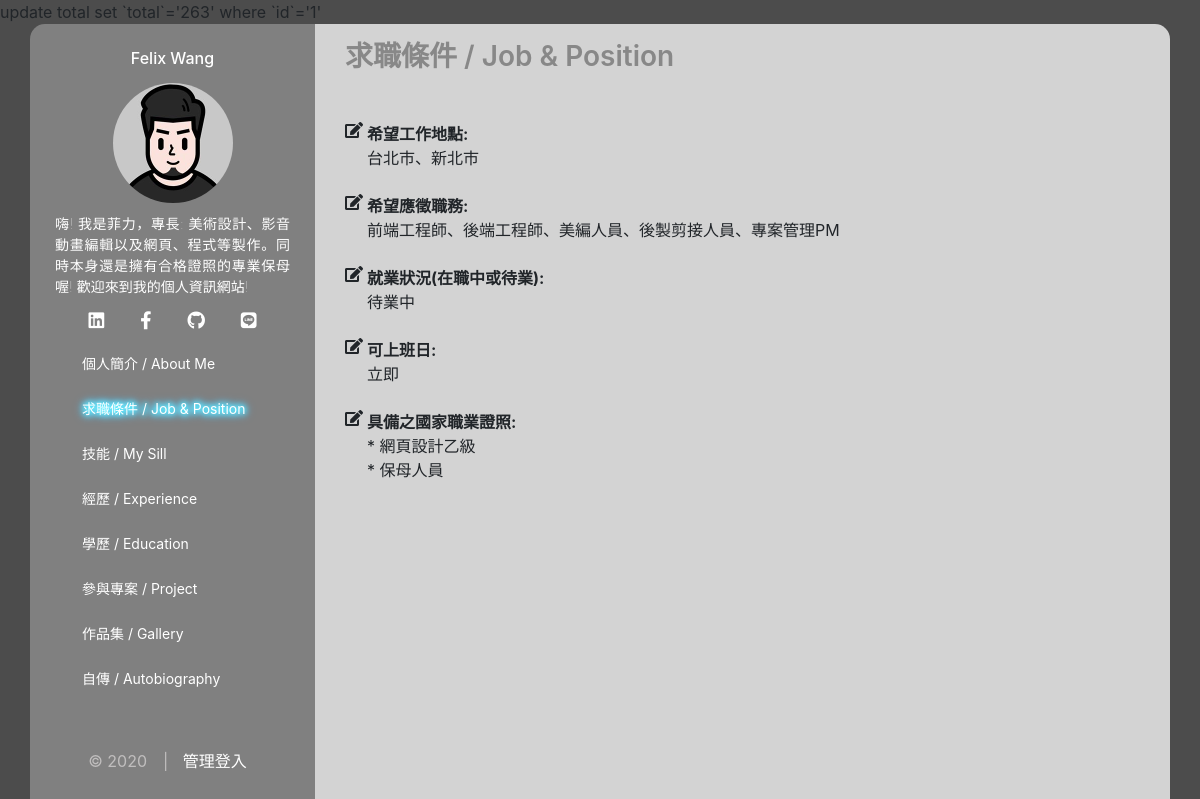
Page /index.php?do=cond on the committed database.
### tables this page shows
CREATE TABLE `title` (
  `id` int(5) UNSIGNED NOT NULL,
  `file` text NOT NULL,
  `title` text NOT NULL,
  `text` text NOT NULL,
  `sh` int(1) NOT NULL DEFAULT 0
);

CREATE TABLE `menu` (
  `id` int(5) UNSIGNED NOT NULL,
  `href` text NOT NULL,
  `text` text NOT NULL,
  `parent` int(5) NOT NULL,
  `sh` int(1) NOT NULL DEFAULT 1
);

CREATE TABLE `cond` (
  `id` int(5) UNSIGNED NOT NULL,
  `file` text NOT NULL,
  `text` text NOT NULL,
  `sh` int(1) NOT NULL DEFAULT 1
);

### base.php (called while the page is built, shortened)
<?php
$dsn="mysql:host=localhost;charset=utf8;dbname=resume";
$pdo=new PDO($dsn,"root","");
function all($table,...$arg){
  global $pdo;
  $sql="select * from $table";
    if(!empty($arg[0])){
      foreach($arg[0] as $key => $value){
        $tmp[]=sprintf("`%s`='%s'",$key,$value);
      }
      $sql=$sql . " where " . implode(" && ",$tmp);
    }
  return $pdo->query($sql)->fetchAll();
}
function save($table,$data){
  global $pdo;
  if(!empty($data['id'])){
    foreach($data as $key => $value){
      if($key!="id"){
        $tmp[]=sprintf("`%s`='%s'",$key,$value);
      }
    }
    $sql="update $table set ".implode(",",$tmp)." where `id`='".$data['id']."'";
  }else{
    $sql="insert into $table (`".implode("`,`",array_keys($data))."`) value('".implode("','",$data)."')";
  }
  return $pdo->exec($sql);
}
?>

### index.php (the view, shortened to what this page needs)
<?php
include_once "./base.php";
?>
<!DOCTYPE html>
<html lang="en">
<head>
    <link rel="stylesheet" href="./css/all.min.css">
    <link rel="stylesheet" href="./css/bootstrap.min.css">
    <link rel="stylesheet" href="./css/animate.css">
    <link rel="stylesheet" href="./css/front.css">
</head>
<body>
<div  style="width:100vw;height:100vh;margin:auto;display:flex;justify-content:center;align-items:center;">
    <div class="container " id="resume">
        <div class="row " >
            <div class="col-3 my-3 " id="menu">
                    <div >
                        <?php
                        include "./front/title.php";
                        ?>
                    </div>
                    <div class="col-12">
                        <ul class="nav justify-content-center ">
                            <li class="nav-item ">
                                <a class="nav-link text-white active mx-2" href="#">
                                    <i class="fab fa-linkedin"></i>
                                </a>
                            </li>
                            <li class="nav-item ">
                                <a class="nav-link text-white active mx-2" href="#">
                                    <i class="fab fa-facebook-f"></i>
                                </a>
                            </li>
                            <li class="nav-item">
                                <a class="nav-link text-white mx-2" href="#">
                                    <i class="fab fa-github"></i>
                                </a>
                            </li>
                            <li class="nav-item">
                                <a class="nav-link text-white mx-2" href="#">
                                    <i class="fab fa-line"></i>
                                </a>
                            </li>
                        </ul>
                    </div>
                    <div class="col-12 ">
                        <div class=" justify-content-center sub">
<?php
                       $main=all("menu",['parent'=>0,'sh'=>1]);
				    		foreach ($main as $k => $m) {
                              echo "<li><a href='".$m['href']."' id='".explode("=",$m['href'])[1]."'>".$m['text']."</a></li>";
                            }
?>
                        </div>
                    </div>
                    <div class="row  ">
                        <div class="col-12 admin   "> &copy; &emsp;|
                <?php
					if (!empty($_SESSION['login'])) {
					?>
						<a href="admin.php">返回管理</a>
  					<?php
					}else{
					?>
                    <a href="?do=login" id="login">管理登入</a>
					<?php
					}
				?>
                        </div>
                    </div>
            </div>
            <div class="col-9 my-3" id="content" >
                <div class="container mt-3 " >
            <?php
                $do=(!empty($_GET['do']))?$_GET['do']:"info";
                $path="./front/" . $do . ".php";
                if(file_exists($path)){
                  include $path;
                }else{
                  include "./front/title.php";
                }
            ?>
                </div>
            </div>
        </div>
    </div>
</div>
</body>
</html>

### front/title.php
<?php
include_once "./base.php";
 $useTable="title";
?>
<div>
    <?php
    $rows=all($useTable,['sh'=>'1']);
    foreach($rows as $r){
    ?>
    <div id="title" >
        <h6>
            <?=$r['title'];?>
        </h6>
    </div>
    <div class="head" >
        <img src="./img/<?=$r['file'];?>" style="width:auto;height:120px">
    </div>
    <div class="descp" style="padding:5px;text-align:justify;">
        <?=$r['text'];?>
    </div>
    <?php
    }
    ?>
</div>

### front/cond.php (shortened to what this page needs)
<?php
include_once "./base.php";
 $useTable="cond";
 $rows=all($useTable,['sh'=>'1']);
?>
<div>
 <h3 style="font-weight: 600; color:#888">求職條件 / Job & Position</h3>
<div class="column py-3">
<?php
 foreach($rows as $r){
 ?>
    <div class="row  no-gutters">
        <div class="mt-4 mr-0 pr-1">
        <i class="fas fa-edit"></i>
        </div>
        <div class="mt-4 align-self-start">
          <?=$r['text'];?>
        </div>
    </div>
 <?php
 }
 ?>
 </div>

### css/front.css (style rules this page uses)
body { background-image: linear-gradient(rgba(0,0,0,0.7), rgba(0,0,0,0.7)), url(); background-size: cover; background-attachment: fixed; background-position: center; font-family: var(--font-family-sans-serif), 'Microsoft Jhenghei'; }
#resume { font-size: 16px; }
#menu { height:800px; background: gray; border-radius: 15px 0 0 15px; padding-top: 20px; text-align: center; }
#menu ul { font-size: 18px; }
#title { color: white; margin: 5px; }
.head { width: 120px; height: 120px; margin: auto; margin-top: 15px; border-radius: 50%; overflow: hidden; text-align: center; }
.descp { color: white; font-size: 14px; font-weight: 100; margin: 5px; }
.sub { height: 400px; margin-left: -3px; }
.sub li { margin: auto; padding: 0px 15px; font-size: 14px; color: white; text-align: left; list-style:none }
.sub a { color: white; display: block; margin: 16px auto; padding: 4px 5px; text-decoration: none; border-radius: 10px; }
.sub a:link { color: white; }
.menushow { margin: 20px 0; font-size: 14px; color: white !important; text-decoration: none; text-shadow: 0px 0px 5px rgb(0, 238, 255) !important; filter: drop-shadow(0 0 3px white) drop-shadow(0 0 3px rgb(0, 183, 255)) ; }
.row a { color: white; padding: 4px 10px; text-decoration: none; border-radius: 10px; }
.row a:link { color: white; }
.admin { margin-top:0px; margin-bottom:10px; padding:0px; text-align: center; color:rgb(192, 190, 190) }
#content { height:800px; background: lightgray; border-radius: 0 15px 15px 0; overflow: hidden; }

### rows in the picture
title: title "Felix Wang", file (picture), text "嗨! 我是菲力，專長: 美術設計、影音動畫編輯以及網頁、程式等製作。同時本身還是擁有合格證照的專業保母喔! 歡迎來到我的個人資訊網站!"
menu: text "個人簡介 / About Me"
menu: text "求職條件 / Job & Position"
menu: text "技能 / My Sill"
menu: text "經歷 / Experience"
menu: text "學歷 / Education"
menu: text "參與專案 / Project"
menu: text "作品集 / Gallery"
menu: text "自傳 / Autobiography"
cond: text "希望工作地點: 台北市、新北市"
cond: text "希望應徵職務: 前端工程師、後端工程師、美編人員、後製剪接人員、專案管理PM"
cond: text "就業狀況(在職中或待業): 待業中"
cond: text "可上班日: 立即"
cond: text "具備之國家職業證照: * 網頁設計乙級 * 保母人員"
